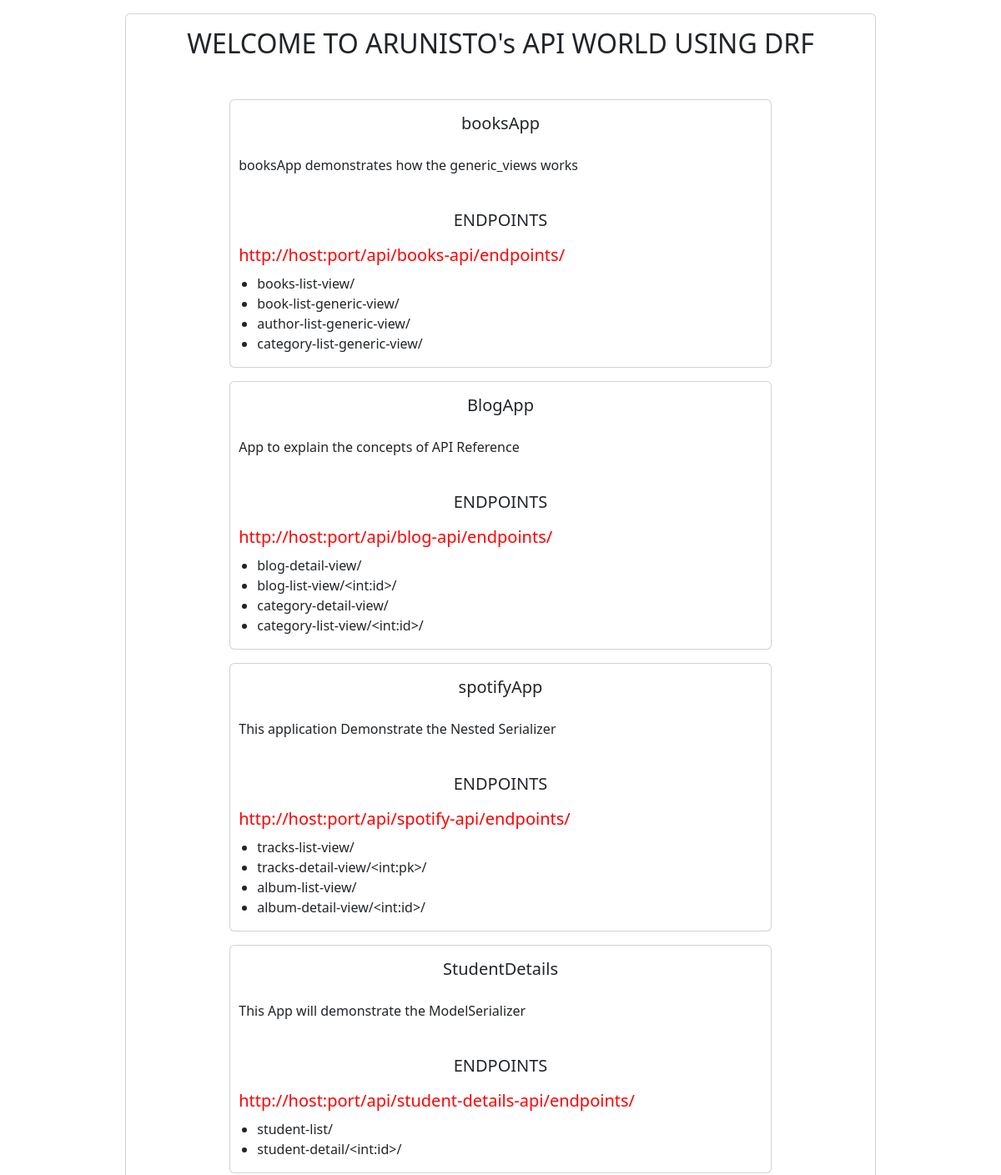
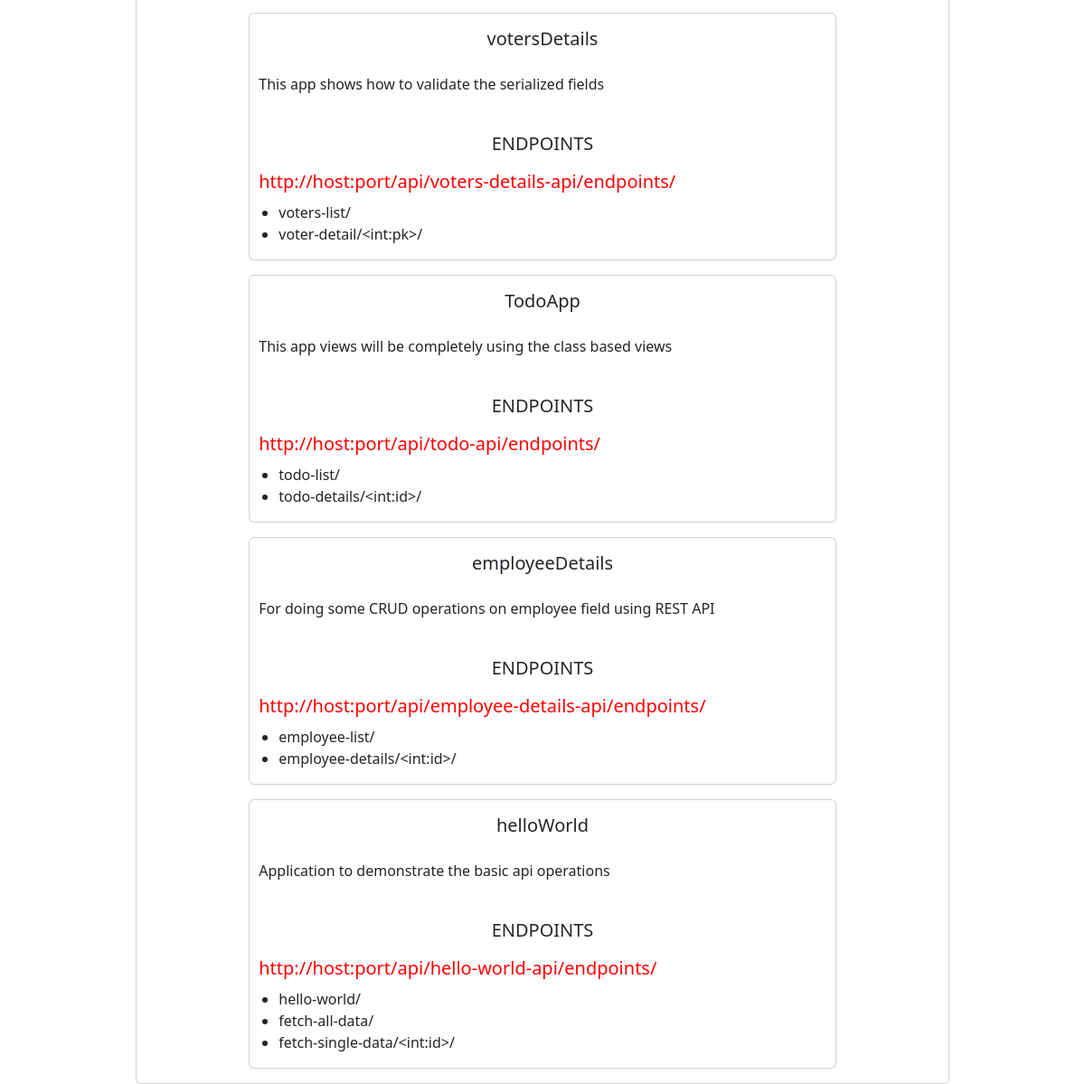
The page / on the database its author committed (2 pictures, top to bottom).
### mainApp/models.py (models this page shows, shortened)
class AppDetails(models.Model):
    name = models.CharField(max_length=100)
    info = models.TextField()
    endpoints = models.TextField()
    connection = models.CharField(max_length=100, null=True)

### mainApp/views.py (the view)
# urls.py: path('', views.index, name='home-page')
def index(request):
    data = AppDetails.objects.all().order_by("-id")
    for d in data:
        d.endpoints = d.endpoints.split(",")
    return render(request, "index.html", {"data":data})

### mainApp/templates/index.html (shortened to what this page needs)
{% extends 'base.html' %}
{% block content %}
<div class="card w-75 mt-3" style="margin-right:auto;margin-left:auto;">
    <div class="card-title text-center mt-3">
        <h2>WELCOME TO ARUNISTO's API WORLD USING DRF</h2>
    </div>
    <div class="card-body">
        {% for d in data %}
        <div class="card w-75 mt-3" style="margin-right: auto; margin-left:auto;">
            <div class="card-title text-center mt-3">
                <h5>{{d.name}}</h5>
            </div>
            <div class="card-text" style="padding: 10px;">
                <p>{{d.info}}</p>
            </div>
            <div class="mt-3 text-center">
                <h5>ENDPOINTS</h5>
            </div>
            <div>
                <h5 style="margin: 10px; color:red;">http://host:port/{{d.connection}}endpoints/</h5>
                <ul>
                    {% for ep in d.endpoints %}
                        <li>{{ep}}</li>
                    {% endfor %}
                </ul>
            </div>
        </div>
        {% endfor %}
    </div>
</div>
{% endblock %}

### rows shown on the page
AppDetails: name "booksApp", info "booksApp demonstrates how the generic_views works", connection "api/books-api/", endpoints "books-list-view/" "book-list-generic-view/" "author-list-generic-view/" "category-list-generic-view/"
AppDetails: name "BlogApp", info "App to explain the concepts of API Reference", connection "api/blog-api/", endpoints "blog-detail-view/" "blog-list-view/<int:id>/" "category-detail-view/" "category-list-view/<int:id>/"
AppDetails: name "spotifyApp", info "This application Demonstrate the Nested Serializer", connection "api/spotify-api/", endpoints "tracks-list-view/" "tracks-detail-view/<int:pk>/" "album-list-view/" "album-detail-view/<int:id>/"
AppDetails: name "StudentDetails", info "This App will demonstrate the ModelSerializer", connection "api/student-details-api/", endpoints "student-list/" "student-detail/<int:id>/"
AppDetails: name "votersDetails", info "This app shows how to validate the serialized fields", connection "api/voters-details-api/", endpoints "voters-list/" "voter-detail/<int:pk>/"
AppDetails: name "TodoApp", info "This app views will be completely using the class based views", connection "api/todo-api/", endpoints "todo-list/" "todo-details/<int:id>/"
AppDetails: name "employeeDetails", info "For doing some CRUD operations on employee field using REST API", connection "api/employee-details-api/", endpoints "employee-list/" "employee-details/<int:id>/"
AppDetails: name "helloWorld", info "Application to demonstrate the basic api operations", connection "api/hello-world-api/", endpoints "hello-world/" "fetch-all-data/" "fetch-single-data/<int:id>/"
